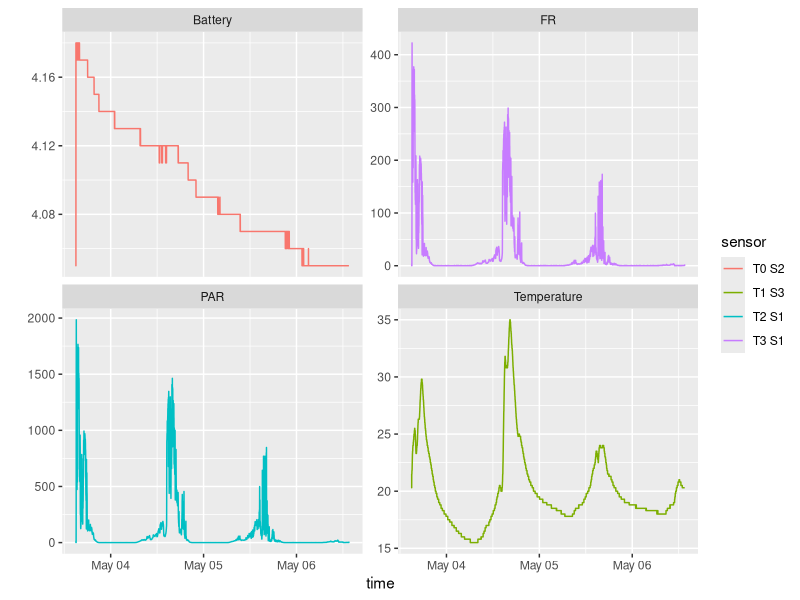

Write R code to recreate this figure.
# SCRITP TO READ AND VISUALIZE THE DATA OF PAR SENSORS FROM THE PH --------
### R. PEREZ, 16 Mai 2024


# Load packages -----------------------------------------------------------
packs <- c("lubridate", "stringr", 'tidyverse','viridis','data.table','cowplot')
InstIfNec<-function (pack) {
  if (!do.call(require,as.list(pack))) {
    do.call(install.packages,as.list(pack))  }
  do.call(require,as.list(pack)) }
lapply(packs, InstIfNec)


# inputs ------------------------------------------------------------------

### Apogee sensors coefficients

coefPAR=71.0 #micromol.m-2.s-1 per mV
coefFR=51.45 #micromol.m-2.s-1 per mV

## vector of info names in the RawData column
nbSlots=7
names=paste0(c('slot','value'),rep(x = c(1:nbSlots),each=2))

vecName= c('station',names,'E')

tableSlot=data.frame(sensor=c("T0 S2","T1 S3","T2 S1","T3 S1","T4 S1","T5 S1","T6 S1"),
                     variable=c('Battery','Temperature','PAR','FR','-','--','---'))


## start time

start=ymd_hms('2024-05-03 15:01:00')
# load the data -----------------------------------------------------------

don_raw=data.table::fread(input = '0-data/DATA.CSV') %>% 
  mutate(time=start+Timestamp,
           ref=str_sub(RawData,start=4,end=str_length(RawData)-1)) %>% 
  tidyr::separate(col = ref,into =vecName ,sep='#') 

don=don_raw %>% select(ID,Timestamp,Days,Hours,Minutes,time,RawData)
for (i in 1: nbSlots){
  dsub=don_raw %>%
    mutate(info=paste(get(paste0('slot',i)),get(paste0('value',i))))
  
  colnames(dsub)[colnames(dsub)=='info']=paste0('info',i)
  
  don=cbind(don,dsub %>% 
    select(paste0('info',i)))
  
}


donF=don %>%
  tidyr::gather(key = 'info',value = 'value',contains('info')) %>% 
  mutate(value=str_remove(value,'_A11')) %>% 
  tidyr::separate(col = value,into = c('sensor','tension'),sep = '_') %>% 
mutate(tension=as.numeric(tension))


donF=merge(donF,tableSlot)

donF %>%
  filter(variable %in% c('PAR','FR','Battery','Temperature')) %>% 
  mutate(tension=ifelse(sensor=='T3 S1',tension*coefFR,tension)) %>%
  mutate(tension=ifelse(sensor=='T2 S1',tension*coefPAR,tension)) %>%
  ggplot(aes(x=time,y=tension,col=sensor))+
  geom_line()+
  facet_wrap(~variable,scale='free_y')+
  scale_x_datetime()+
  labs(y='')

